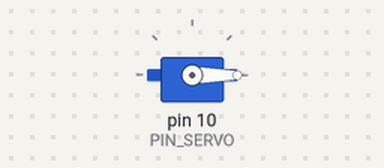
A sketch run on a simulated Arduino Uno, built with avr-gcc and run on an emulated ATmega328P. Shown: servo.

Above: at 1.05 s.
At 2.05 s:
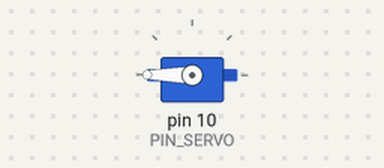
At 3.0 s:
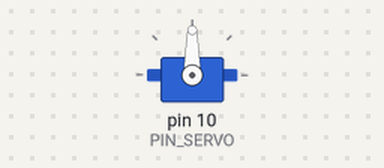
Timing chart, 0 to 5.6 s (numbered marks = the images above):
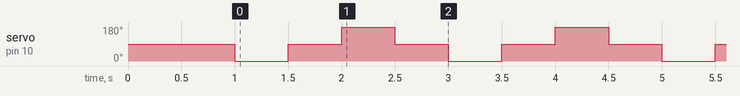

Measured:
- by itself, servo on pin 10 (PIN_SERVO): repeats every 2.0 s: 90° 0.50 s, 180° 0.50 s, 90° 0.50 s, 0° 0.50 s

The sketch:

10_example_2.ino
```cpp
#include <Servo.h>
#define PIN_SERVO 10

Servo myservo;

void setup() {
  myservo.attach(PIN_SERVO);
  myservo.write(90);
  delay(1000);
}

void loop() {
  // add code here.

  int angles[] = {0, 90, 180, 90};

  for (int a : angles) {
    myservo.write(a);
    delay(500);
  }
}
```
